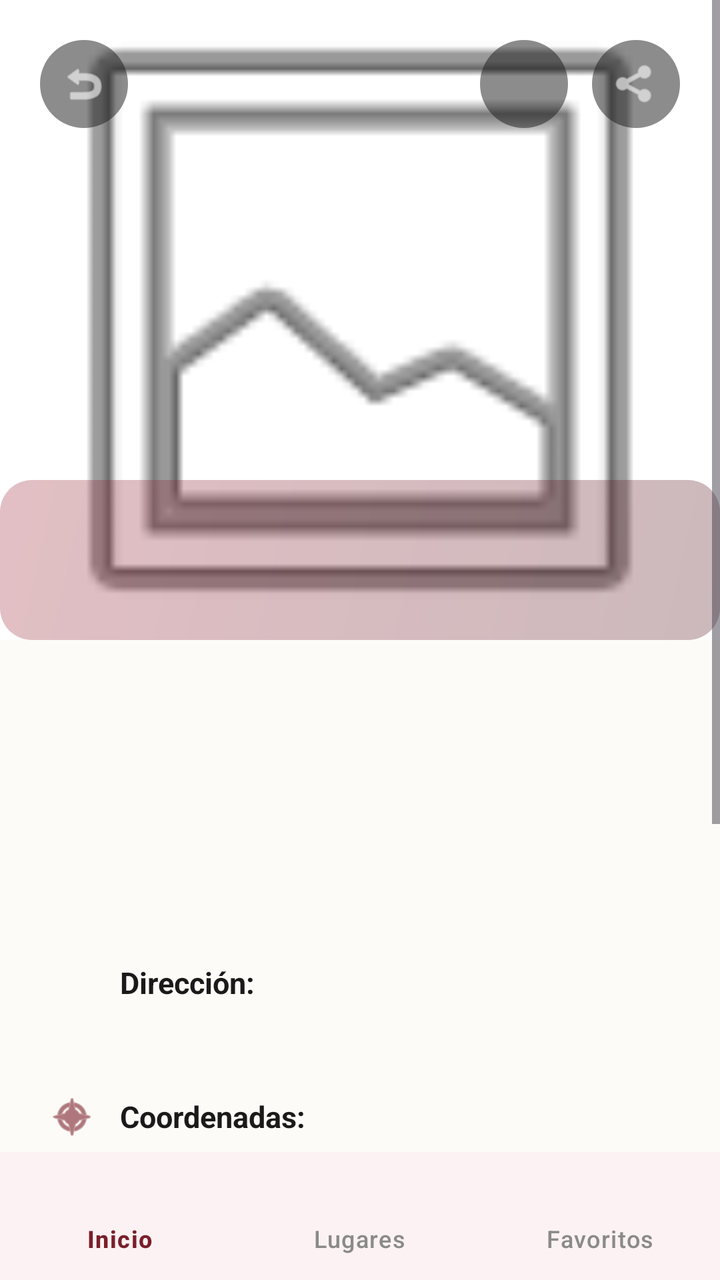
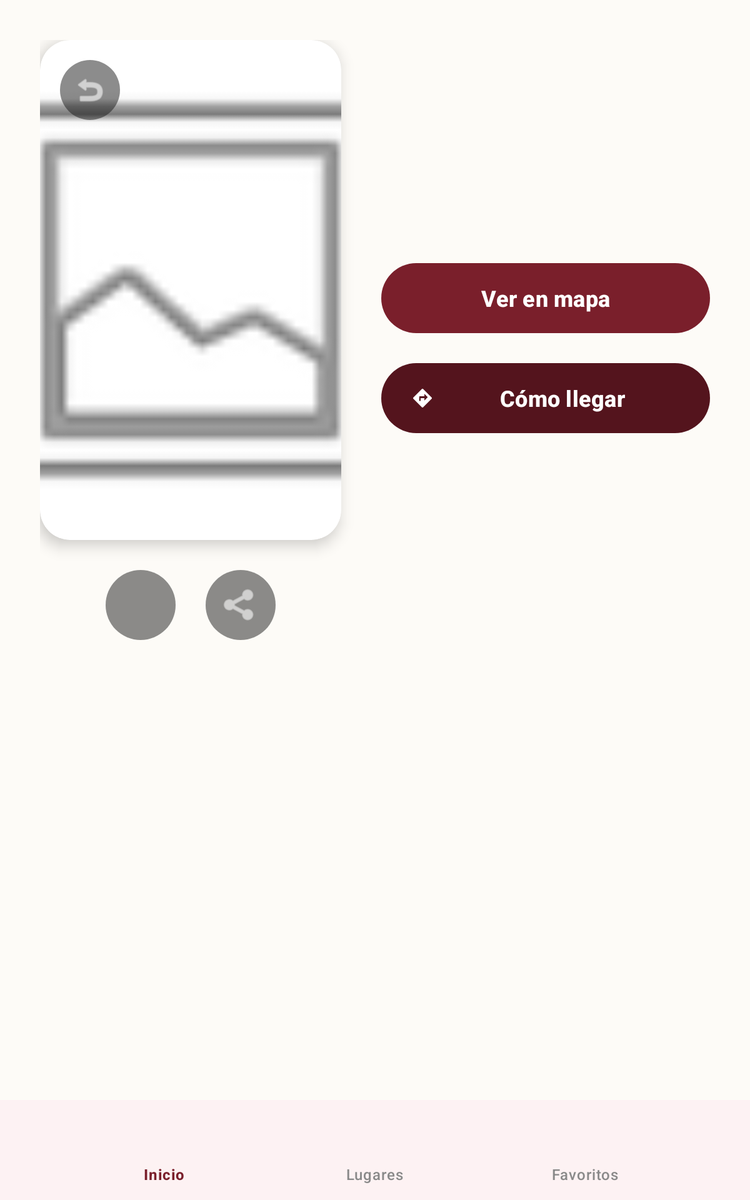

One screen, two layout resources from the same app: the default and the repository's alternative for another configuration. Each is rendered where Android would select it; the XML of both is given below.
<!-- AndroidManifest.xml: application theme Theme.ITANES_La_Libertad -->
<!-- res/layout/activity_place_detail.xml -->
<RelativeLayout xmlns:android="http://schemas.android.com/apk/res/android"
    xmlns:app="http://schemas.android.com/apk/res-auto"
    android:id="@+id/main"
    android:layout_width="match_parent"
    android:layout_height="match_parent"
    android:background="@color/color_background">

    <ScrollView
        android:layout_width="match_parent"
        android:layout_height="match_parent"
        android:layout_above="@+id/bottomNavigation"
        android:fillViewport="true">

        <androidx.constraintlayout.widget.ConstraintLayout
            android:layout_width="match_parent"
            android:layout_height="wrap_content">

            
            <FrameLayout
                android:id="@+id/layoutImageHeader"
                android:layout_width="match_parent"
                android:layout_height="320dp"
                app:layout_constraintTop_toTopOf="parent">

                <androidx.cardview.widget.CardView
                    android:layout_width="match_parent"
                    android:layout_height="match_parent"
                    app:cardCornerRadius="0dp"
                    app:cardElevation="0dp">

                    <ImageView
                        android:id="@+id/imageDetailPlace"
                        android:layout_width="match_parent"
                        android:layout_height="match_parent"
                        android:scaleType="centerCrop"
                        android:src="@android:drawable/ic_menu_gallery"
                        android:contentDescription="@string/detail_title" />
                </androidx.cardview.widget.CardView>

                
                <View
                    android:layout_width="match_parent"
                    android:layout_height="80dp"
                    android:layout_gravity="bottom"
                    android:background="@drawable/bg_hero_gradient"
                    android:alpha="0.3"
                    android:rotation="180" />

                
                <androidx.constraintlayout.widget.ConstraintLayout
                    android:layout_width="match_parent"
                    android:layout_height="match_parent"
                    android:padding="20dp">

                    <ImageButton
                        android:id="@+id/btnDetailBack"
                        android:layout_width="44dp"
                        android:layout_height="44dp"
                        android:background="@drawable/bg_circular_control"
                        android:contentDescription="@string/btn_back_description"
                        android:padding="10dp"
                        android:scaleType="fitCenter"
                        android:src="@android:drawable/ic_menu_revert"
                        app:tint="@color/white"
                        app:layout_constraintStart_toStartOf="parent"
                        app:layout_constraintTop_toTopOf="parent" />

                    <LinearLayout
                        android:layout_width="wrap_content"
                        android:layout_height="wrap_content"
                        android:orientation="horizontal"
                        app:layout_constraintEnd_toEndOf="parent"
                        app:layout_constraintTop_toTopOf="parent">

                        <ImageButton
                            android:id="@+id/buttonFavorite"
                            android:layout_width="44dp"
                            android:layout_height="44dp"
                            android:background="@drawable/bg_circular_control"
                            android:contentDescription="@string/btn_favorite"
                            android:padding="10dp"
                            android:scaleType="fitCenter"
                            android:src="@drawable/ic_favorite"
                            app:tint="@color/white" />

                        <ImageButton
                            android:id="@+id/buttonShare"
                            android:layout_width="44dp"
                            android:layout_height="44dp"
                            android:layout_marginStart="12dp"
                            android:background="@drawable/bg_circular_control"
                            android:contentDescription="@string/btn_share"
                            android:padding="10dp"
                            android:scaleType="fitCenter"
                            android:src="@android:drawable/ic_menu_share"
                            app:tint="@color/white" />
                    </LinearLayout>
                </androidx.constraintlayout.widget.ConstraintLayout>
            </FrameLayout>

            
            <androidx.constraintlayout.widget.ConstraintLayout
                android:layout_width="match_parent"
                android:layout_height="wrap_content"
                android:padding="24dp"
                android:background="@drawable/bg_detail_content"
                android:elevation="0dp"
                app:layout_constraintTop_toBottomOf="@+id/layoutImageHeader">

                <TextView
                    android:id="@+id/textDetailName"
                    android:layout_width="0dp"
                    android:layout_height="wrap_content"
                    android:textColor="@color/color_primary"
                    android:textSize="28sp"
                    android:textStyle="bold"
                    app:layout_constraintEnd_toEndOf="parent"
                    app:layout_constraintStart_toStartOf="parent"
                    app:layout_constraintTop_toTopOf="parent" />

                <TextView
                    android:id="@+id/textDetailShortDescription"
                    android:layout_width="0dp"
                    android:layout_height="wrap_content"
                    android:layout_marginTop="8dp"
                    android:textColor="@color/text_secondary"
                    android:textSize="16sp"
                    android:textStyle="italic"
                    app:layout_constraintEnd_toEndOf="parent"
                    app:layout_constraintStart_toStartOf="parent"
                    app:layout_constraintTop_toBottomOf="@+id/textDetailName" />

                <TextView
                    android:id="@+id/textDetailDescription"
                    android:layout_width="0dp"
                    android:layout_height="wrap_content"
                    android:layout_marginTop="20dp"
                    android:textColor="@color/text_primary"
                    android:textSize="15sp"
                    android:lineSpacingMultiplier="1.3"
                    app:layout_constraintEnd_toEndOf="parent"
                    app:layout_constraintStart_toStartOf="parent"
                    app:layout_constraintTop_toBottomOf="@+id/textDetailShortDescription" />

                
                <LinearLayout
                    android:id="@+id/layoutAddress"
                    android:layout_width="match_parent"
                    android:layout_height="wrap_content"
                    android:layout_marginTop="28dp"
                    android:gravity="center_vertical"
                    android:orientation="horizontal"
                    app:layout_constraintTop_toBottomOf="@+id/textDetailDescription">

                    <ImageView
                        android:layout_width="24dp"
                        android:layout_height="24dp"
                        android:src="@drawable/ic_place"
                        app:tint="@color/color_primary" />

                    <TextView
                        android:layout_width="wrap_content"
                        android:layout_height="wrap_content"
                        android:layout_marginStart="12dp"
                        android:text="@string/label_address"
                        android:textColor="@color/text_primary"
                        android:textSize="15sp"
                        android:textStyle="bold" />
                </LinearLayout>

                <TextView
                    android:id="@+id/textDetailAddress"
                    android:layout_width="0dp"
                    android:layout_height="wrap_content"
                    android:layout_marginStart="36dp"
                    android:layout_marginTop="4dp"
                    android:textColor="@color/text_secondary"
                    android:textSize="14sp"
                    app:layout_constraintEnd_toEndOf="parent"
                    app:layout_constraintStart_toStartOf="parent"
                    app:layout_constraintTop_toBottomOf="@+id/layoutAddress" />

                
                <LinearLayout
                    android:id="@+id/layoutCoords"
                    android:layout_width="match_parent"
                    android:layout_height="wrap_content"
                    android:layout_marginTop="20dp"
                    android:gravity="center_vertical"
                    android:orientation="horizontal"
                    app:layout_constraintTop_toBottomOf="@+id/textDetailAddress">

                    <ImageView
                        android:layout_width="24dp"
                        android:layout_height="24dp"
                        android:src="@android:drawable/ic_menu_compass"
                        app:tint="@color/color_primary" />

                    <TextView
                        android:layout_width="wrap_content"
                        android:layout_height="wrap_content"
                        android:layout_marginStart="12dp"
                        android:text="@string/label_coordinates"
                        android:textColor="@color/text_primary"
                        android:textSize="15sp"
                        android:textStyle="bold" />
                </LinearLayout>

                <TextView
                    android:id="@+id/textDetailCoordinates"
                    android:layout_width="0dp"
                    android:layout_height="wrap_content"
                    android:layout_marginStart="36dp"
                    android:layout_marginTop="4dp"
                    android:textColor="@color/text_secondary"
                    android:textSize="14sp"
                    app:layout_constraintEnd_toEndOf="parent"
                    app:layout_constraintStart_toStartOf="parent"
                    app:layout_constraintTop_toBottomOf="@+id/layoutCoords" />

                <com.google.android.material.button.MaterialButton
                    android:id="@+id/buttonViewMap"
                    android:layout_width="match_parent"
                    android:layout_height="56dp"
                    android:layout_marginTop="32dp"
                    android:text="@string/btn_view_map"
                    android:textAllCaps="false"
                    android:textSize="16sp"
                    android:textStyle="bold"
                    app:backgroundTint="@color/color_primary"
                    app:cornerRadius="28dp"
                    app:icon="@drawable/ic_place"
                    app:iconGravity="textStart"
                    app:iconTint="@color/white"
                    app:layout_constraintTop_toBottomOf="@+id/textDetailCoordinates" />

                <com.google.android.material.button.MaterialButton
                    android:id="@+id/buttonGetDirections"
                    android:layout_width="match_parent"
                    android:layout_height="56dp"
                    android:layout_marginTop="12dp"
                    android:layout_marginBottom="32dp"
                    android:text="@string/btn_get_directions"
                    android:textAllCaps="false"
                    android:textSize="16sp"
                    android:textStyle="bold"
                    app:backgroundTint="@color/color_primary_dark"
                    app:cornerRadius="28dp"
                    app:icon="@drawable/ic_directions"
                    app:iconGravity="textStart"
                    app:iconTint="@color/white"
                    app:layout_constraintBottom_toBottomOf="parent"
                    app:layout_constraintTop_toBottomOf="@+id/buttonViewMap" />

            </androidx.constraintlayout.widget.ConstraintLayout>
        </androidx.constraintlayout.widget.ConstraintLayout>
    </ScrollView>

    
    <com.google.android.material.bottomnavigation.BottomNavigationView
        android:id="@+id/bottomNavigation"
        android:layout_width="match_parent"
        android:layout_height="wrap_content"
        android:layout_alignParentBottom="true"
        android:minHeight="64dp"
        android:background="@color/color_nav_bg"
        app:itemIconTint="@drawable/nav_item_color_state"
        app:itemTextColor="@drawable/nav_item_color_state"
        app:itemRippleColor="@color/color_nav_indicator"
        app:itemActiveIndicatorStyle="@style/App.CustomIndicator"
        app:elevation="0dp"
        app:menu="@menu/bottom_navigation_menu"
        app:labelVisibilityMode="labeled" />

</RelativeLayout>
<!-- resources referenced by this layout -->
<resources>
  <color name="color_background">#FDFBF7</color>
  <color name="color_nav_bg">#FDF2F3</color>
  <color name="color_nav_indicator">#F5D6D9</color>
  <color name="color_primary">#7A1F2B</color>
  <color name="color_primary_dark">#54141D</color>
  <color name="text_primary">#1A1A1A</color>
  <color name="text_secondary">#5A5A5A</color>
  <color name="white">#FFFFFFFF</color>
  <!-- drawable bg_circular_control (drawable) -->
  <?xml version="1.0" encoding="utf-8"?>
  <shape xmlns:android="http://schemas.android.com/apk/res/android">
      <solid android:color="#801A1A1A" />
      <corners android:radius="100dp" />
  </shape>
  <!-- drawable bg_detail_content (drawable) -->
  <?xml version="1.0" encoding="utf-8"?>
  <shape xmlns:android="http://schemas.android.com/apk/res/android">
      <solid android:color="@color/color_background" />
      <corners
          android:topLeftRadius="28dp"
          android:topRightRadius="28dp" />
  </shape>
  <!-- drawable bg_hero_gradient (drawable) -->
  <?xml version="1.0" encoding="utf-8"?>
  <shape xmlns:android="http://schemas.android.com/apk/res/android">
      <gradient
          android:startColor="#9E2A3A"
          android:endColor="#54141D"
          android:angle="135" />
      <corners android:radius="16dp" />
  </shape>
  <!-- drawable ic_directions (drawable) -->
  <vector xmlns:android="http://schemas.android.com/apk/res/android"
      android:width="24dp"
      android:height="24dp"
      android:viewportWidth="24"
      android:viewportHeight="24">
    <path
        android:fillColor="#FF000000"
        android:pathData="M21.71,11.29l-9-9c-0.39,-0.39 -1.02,-0.39 -1.41,0l-9,9c-0.39,0.39 -0.39,1.02 0,1.41l9,9c0.39,0.39 1.02,0.39 1.41,0l9,-9c0.39,-0.38 0.39,-1.02 0,-1.41zM14,14.5V12h-4v3H8.5v-4.25c0,-0.41 0.34,-0.75 0.75,-0.75H14V7.5l3.5,3.5 -3.5,3.5z"/>
  </vector>
  <!-- drawable nav_item_color_state (drawable) -->
  <selector xmlns:android="http://schemas.android.com/apk/res/android">
      <item android:state_checked="true" android:color="@color/color_nav_selected" />
      <item android:color="@color/color_nav_unselected" />
  </selector>
  <string name="btn_back_description">Volver a la pantalla anterior</string>
  <string name="btn_favorite">♡ Guardar en favoritos</string>
  <string name="btn_get_directions">Cómo llegar</string>
  <string name="btn_share">Compartir</string>
  <string name="btn_view_map">Ver en mapa</string>
  <string name="detail_title">Detalle del Lugar</string>
  <string name="label_address">Dirección:</string>
  <string name="label_coordinates">Coordenadas:</string>
  <style name="App.CustomIndicator" parent="Widget.Material3.BottomNavigationView.ActiveIndicator">
          <item name="android:color">@color/color_nav_indicator</item>
          <item name="android:width">60dp</item>
          <item name="android:height">40dp</item>
      </style>
  <style name="Theme.ITANES_La_Libertad" parent="Base.Theme.ITANES_La_Libertad" />
  <color name="color_nav_selected">#7A1F2B</color>
  <color name="color_nav_unselected">#8A8A8A</color>
  <style name="Base.Theme.ITANES_La_Libertad" parent="Theme.Material3.DayNight.NoActionBar">
          
          <item name="colorPrimary">@color/color_primary</item>
          <item name="colorOnPrimary">@color/text_on_primary</item>
          <item name="colorSecondary">@color/color_secondary</item>
          <item name="android:windowBackground">@color/color_background</item>
          <item name="colorSurface">@color/color_surface</item>
          <item name="colorError">@color/color_error</item>
      </style>
  <color name="text_on_primary">#FFFFFF</color>
  <color name="color_secondary">#C58B2A</color>
  <color name="color_surface">#FFFFFF</color>
  <color name="color_error">#B3261E</color>
</resources>
<!-- res/layout-sw600dp/activity_place_detail.xml (the repository's variant of the layout above) -->
<!-- drawn on a 7-inch tablet held upright -->
<RelativeLayout xmlns:android="http://schemas.android.com/apk/res/android"
    xmlns:app="http://schemas.android.com/apk/res-auto"
    android:layout_width="match_parent"
    android:layout_height="match_parent"
    android:background="@color/color_background">

    <ScrollView
        android:layout_width="match_parent"
        android:layout_height="match_parent"
        android:layout_above="@+id/bottomNavigation"
        android:fillViewport="true">

        <androidx.constraintlayout.widget.ConstraintLayout
            android:layout_width="match_parent"
            android:layout_height="wrap_content"
            android:padding="32dp">

            <androidx.constraintlayout.widget.Guideline
                android:id="@+id/guidelineCenter"
                android:layout_width="wrap_content"
                android:layout_height="wrap_content"
                android:orientation="vertical"
                app:layout_constraintGuide_percent="0.45" />

            
            <androidx.cardview.widget.CardView
                android:id="@+id/cardImageDetail"
                android:layout_width="0dp"
                android:layout_height="400dp"
                app:cardCornerRadius="24dp"
                app:cardElevation="8dp"
                app:layout_constraintEnd_toStartOf="@+id/guidelineCenter"
                app:layout_constraintStart_toStartOf="parent"
                app:layout_constraintTop_toTopOf="parent">

                <FrameLayout
                    android:layout_width="match_parent"
                    android:layout_height="match_parent">

                    <ImageView
                        android:id="@+id/imageDetailPlace"
                        android:layout_width="match_parent"
                        android:layout_height="match_parent"
                        android:scaleType="centerCrop"
                        android:src="@android:drawable/ic_menu_gallery"
                        android:contentDescription="@string/detail_title" />

                    <ImageButton
                        android:id="@+id/btnDetailBack"
                        android:layout_width="48dp"
                        android:layout_height="48dp"
                        android:layout_margin="16dp"
                        android:background="@drawable/bg_circular_control"
                        android:contentDescription="@string/btn_back_description"
                        android:padding="10dp"
                        android:scaleType="fitCenter"
                        android:src="@android:drawable/ic_menu_revert"
                        app:tint="@color/white" />
                </FrameLayout>
            </androidx.cardview.widget.CardView>

            <LinearLayout
                android:layout_width="0dp"
                android:layout_height="wrap_content"
                android:layout_marginTop="24dp"
                android:gravity="center"
                android:orientation="horizontal"
                app:layout_constraintEnd_toEndOf="@+id/cardImageDetail"
                app:layout_constraintStart_toStartOf="@+id/cardImageDetail"
                app:layout_constraintTop_toBottomOf="@+id/cardImageDetail">

                <ImageButton
                    android:id="@+id/buttonFavorite"
                    android:layout_width="56dp"
                    android:layout_height="56dp"
                    android:background="@drawable/bg_circular_control"
                    android:contentDescription="@string/btn_favorite"
                    android:padding="12dp"
                    android:scaleType="fitCenter"
                    android:src="@drawable/ic_favorite"
                    app:tint="@color/white" />

                <ImageButton
                    android:id="@+id/buttonShare"
                    android:layout_width="56dp"
                    android:layout_height="56dp"
                    android:layout_marginStart="24dp"
                    android:background="@drawable/bg_circular_control"
                    android:contentDescription="@string/btn_share"
                    android:padding="12dp"
                    android:scaleType="fitCenter"
                    android:src="@android:drawable/ic_menu_share"
                    app:tint="@color/white" />
            </LinearLayout>

            
            <TextView
                android:id="@+id/textDetailName"
                android:layout_width="0dp"
                android:layout_height="wrap_content"
                android:layout_marginStart="32dp"
                android:textColor="@color/color_primary"
                android:textSize="36sp"
                android:textStyle="bold"
                app:layout_constraintEnd_toEndOf="parent"
                app:layout_constraintStart_toEndOf="@+id/guidelineCenter"
                app:layout_constraintTop_toTopOf="parent" />

            <TextView
                android:id="@+id/textDetailShortDescription"
                android:layout_width="0dp"
                android:layout_height="wrap_content"
                android:layout_marginStart="32dp"
                android:layout_marginTop="12dp"
                android:textColor="@color/text_secondary"
                android:textSize="20sp"
                android:textStyle="italic"
                app:layout_constraintEnd_toEndOf="parent"
                app:layout_constraintStart_toEndOf="@+id/guidelineCenter"
                app:layout_constraintTop_toBottomOf="@+id/textDetailName" />

            <TextView
                android:id="@+id/textDetailDescription"
                android:layout_width="0dp"
                android:layout_height="wrap_content"
                android:layout_marginStart="32dp"
                android:layout_marginTop="24dp"
                android:textColor="@color/text_primary"
                android:textSize="17sp"
                android:lineSpacingMultiplier="1.3"
                app:layout_constraintEnd_toEndOf="parent"
                app:layout_constraintStart_toEndOf="@+id/guidelineCenter"
                app:layout_constraintTop_toBottomOf="@+id/textDetailShortDescription" />

            <com.google.android.material.button.MaterialButton
                android:id="@+id/buttonViewMap"
                android:layout_width="0dp"
                android:layout_height="64dp"
                android:layout_marginStart="32dp"
                android:layout_marginTop="40dp"
                android:text="@string/btn_view_map"
                android:textAllCaps="false"
                android:textSize="18sp"
                android:textStyle="bold"
                app:backgroundTint="@color/color_primary"
                app:cornerRadius="32dp"
                app:icon="@drawable/ic_place"
                app:iconTint="@color/white"
                app:layout_constraintEnd_toEndOf="parent"
                app:layout_constraintStart_toEndOf="@+id/guidelineCenter"
                app:layout_constraintTop_toBottomOf="@+id/textDetailDescription" />

            <com.google.android.material.button.MaterialButton
                android:id="@+id/buttonGetDirections"
                android:layout_width="0dp"
                android:layout_height="64dp"
                android:layout_marginStart="32dp"
                android:layout_marginTop="16dp"
                android:layout_marginBottom="40dp"
                android:text="@string/btn_get_directions"
                android:textAllCaps="false"
                android:textSize="18sp"
                android:textStyle="bold"
                app:backgroundTint="@color/color_primary_dark"
                app:cornerRadius="32dp"
                app:icon="@drawable/ic_directions"
                app:iconTint="@color/white"
                app:layout_constraintBottom_toBottomOf="parent"
                app:layout_constraintEnd_toEndOf="parent"
                app:layout_constraintStart_toEndOf="@+id/guidelineCenter"
                app:layout_constraintTop_toBottomOf="@+id/buttonViewMap"
                app:layout_constraintVertical_bias="0.0" />

        </androidx.constraintlayout.widget.ConstraintLayout>
    </ScrollView>

    
    <com.google.android.material.bottomnavigation.BottomNavigationView
        android:id="@+id/bottomNavigation"
        android:layout_width="match_parent"
        android:layout_height="wrap_content"
        android:layout_alignParentBottom="true"
        android:minHeight="80dp"
        android:background="@color/color_nav_bg"
        app:itemIconTint="@drawable/nav_item_color_state"
        app:itemTextColor="@drawable/nav_item_color_state"
        app:itemRippleColor="@color/color_nav_indicator"
        app:itemActiveIndicatorStyle="@style/App.CustomIndicator"
        app:elevation="8dp"
        app:menu="@menu/bottom_navigation_menu"
        app:labelVisibilityMode="labeled" />

</RelativeLayout>
<!-- resources referenced by the variant -->
<!-- as a 7-inch tablet held upright resolves them -->
<resources>
  <color name="color_background">#FDFBF7</color>
  <color name="color_nav_bg">#FDF2F3</color>
  <color name="color_nav_indicator">#F5D6D9</color>
  <color name="color_primary">#7A1F2B</color>
  <color name="color_primary_dark">#54141D</color>
  <color name="text_primary">#1A1A1A</color>
  <color name="text_secondary">#5A5A5A</color>
  <color name="white">#FFFFFFFF</color>
  <!-- drawable bg_circular_control (drawable) -->
  <?xml version="1.0" encoding="utf-8"?>
  <shape xmlns:android="http://schemas.android.com/apk/res/android">
      <solid android:color="#801A1A1A" />
      <corners android:radius="100dp" />
  </shape>
  <!-- drawable ic_directions (drawable) -->
  <vector xmlns:android="http://schemas.android.com/apk/res/android"
      android:width="24dp"
      android:height="24dp"
      android:viewportWidth="24"
      android:viewportHeight="24">
    <path
        android:fillColor="#FF000000"
        android:pathData="M21.71,11.29l-9-9c-0.39,-0.39 -1.02,-0.39 -1.41,0l-9,9c-0.39,0.39 -0.39,1.02 0,1.41l9,9c0.39,0.39 1.02,0.39 1.41,0l9,-9c0.39,-0.38 0.39,-1.02 0,-1.41zM14,14.5V12h-4v3H8.5v-4.25c0,-0.41 0.34,-0.75 0.75,-0.75H14V7.5l3.5,3.5 -3.5,3.5z"/>
  </vector>
  <!-- drawable nav_item_color_state (drawable) -->
  <selector xmlns:android="http://schemas.android.com/apk/res/android">
      <item android:state_checked="true" android:color="@color/color_nav_selected" />
      <item android:color="@color/color_nav_unselected" />
  </selector>
  <string name="btn_back_description">Volver a la pantalla anterior</string>
  <string name="btn_favorite">♡ Guardar en favoritos</string>
  <string name="btn_get_directions">Cómo llegar</string>
  <string name="btn_share">Compartir</string>
  <string name="btn_view_map">Ver en mapa</string>
  <string name="detail_title">Detalle del Lugar</string>
  <style name="App.CustomIndicator" parent="Widget.Material3.BottomNavigationView.ActiveIndicator">
          <item name="android:color">@color/color_nav_indicator</item>
          <item name="android:width">60dp</item>
          <item name="android:height">40dp</item>
      </style>
  <style name="Theme.ITANES_La_Libertad" parent="Base.Theme.ITANES_La_Libertad" />
  <color name="color_nav_selected">#7A1F2B</color>
  <color name="color_nav_unselected">#8A8A8A</color>
  <style name="Base.Theme.ITANES_La_Libertad" parent="Theme.Material3.DayNight.NoActionBar">
          
          <item name="colorPrimary">@color/color_primary</item>
          <item name="colorOnPrimary">@color/text_on_primary</item>
          <item name="colorSecondary">@color/color_secondary</item>
          <item name="android:windowBackground">@color/color_background</item>
          <item name="colorSurface">@color/color_surface</item>
          <item name="colorError">@color/color_error</item>
      </style>
  <color name="text_on_primary">#FFFFFF</color>
  <color name="color_secondary">#C58B2A</color>
  <color name="color_surface">#FFFFFF</color>
  <color name="color_error">#B3261E</color>
</resources>
